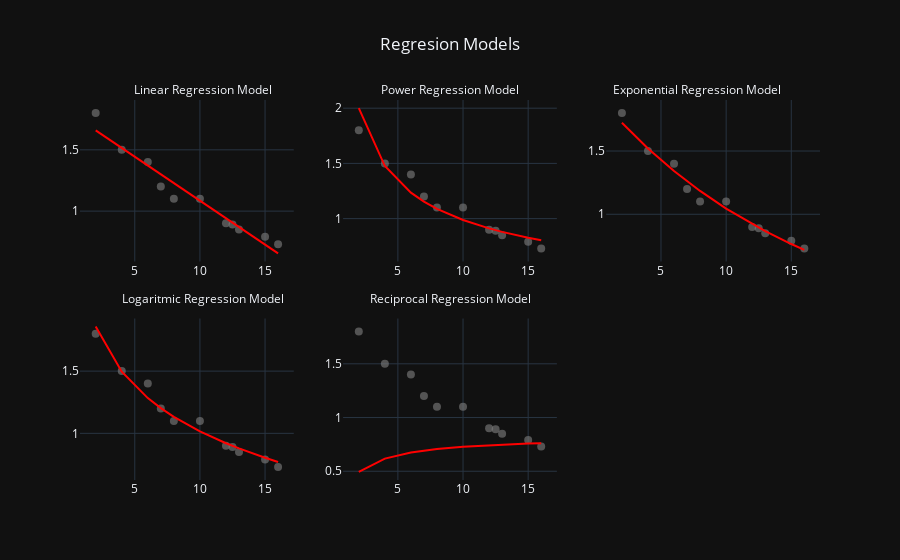

Source (notebook cell):
### Code cell
best_model[3]

### Figure 1 — Plotly figure (JSON) as saved in the notebook; plotly's stock layout.template omitted (floating-point values rounded to 4 significant figures)
{"data": [{"hovertemplate": "x: %{x}<br>y: %{y}", "legendgroup": "", "marker": {"color": "gray", "coloraxis": "coloraxis", "opacity": 0.6, "size": 8, "symbol": "circle"}, "mode": "markers", "name": "", "orientation": "v", "showlegend": false, "type": "scatter", "x": [2, 4, 6, 7, 8, 10, 12, 12.5, 13, 15, 16], "xaxis": "x", "y": [1.8, 1.5, 1.4, 1.2, 1.1, 1.1, 0.9, 0.89, 0.85, 0.79, 0.73], "yaxis": "y"}, {"hovertemplate": "x: %{x}<br>y: %{y}", "line": {"color": "red"}, "marker": {"color": "gray", "opacity": 0.6, "size": 8}, "mode": "lines", "name": "Estimated Y", "type": "scatter", "x": [2, 4, 6, 7, 8, 10, 12, 12.5, 13, 15, 16], "xaxis": "x", "y": [1.659, 1.516, 1.372, 1.3, 1.229, 1.085, 0.9417, 0.9058, 0.87, 0.7265, 0.6548], "yaxis": "y"}, {"hovertemplate": "x: %{x}<br>y: %{y}", "legendgroup": "", "marker": {"color": "gray", "coloraxis": "coloraxis", "opacity": 0.6, "size": 8, "symbol": "circle"}, "mode": "markers", "name": "", "orientation": "v", "showlegend": false, "type": "scatter", "x": [2, 4, 6, 7, 8, 10, 12, 12.5, 13, 15, 16], "xaxis": "x2", "y": [1.8, 1.5, 1.4, 1.2, 1.1, 1.1, 0.9, 0.89, 0.85, 0.79, 0.73], "yaxis": "y2"}, {"hovertemplate": "x: %{x}<br>y: %{y}", "line": {"color": "red"}, "marker": {"color": "gray", "opacity": 0.6, "size": 8}, "mode": "lines", "name": "Estimated Y", "type": "scatter", "x": [2, 4, 6, 7, 8, 10, 12, 12.5, 13, 15, 16], "xaxis": "x2", "y": [2.001, 1.476, 1.235, 1.154, 1.089, 0.9871, 0.9112, 0.895, 0.8797, 0.8262, 0.8031], "yaxis": "y2"}, {"hovertemplate": "x: %{x}<br>y: %{y}", "legendgroup": "", "marker": {"color": "gray", "coloraxis": "coloraxis", "opacity": 0.6, "size": 8, "symbol": "circle"}, "mode": "markers", "name": "", "orientation": "v", "showlegend": false, "type": "scatter", "x": [2, 4, 6, 7, 8, 10, 12, 12.5, 13, 15, 16], "xaxis": "x3", "y": [1.8, 1.5, 1.4, 1.2, 1.1, 1.1, 0.9, 0.89, 0.85, 0.79, 0.73], "yaxis": "y3"}, {"hovertemplate": "x: %{x}<br>y: %{y}", "line": {"color": "red"}, "marker": {"color": "gray", "opacity": 0.6, "size": 8}, "mode": "lines", "name": "Estimated Y", "type": "scatter", "x": [2, 4, 6, 7, 8, 10, 12, 12.5, 13, 15, 16], "xaxis": "x3", "y": [1.723, 1.521, 1.342, 1.261, 1.184, 1.045, 0.9224, 0.8941, 0.8666, 0.7647, 0.7184], "yaxis": "y3"}, {"hovertemplate": "x: %{x}<br>y: %{y}", "legendgroup": "", "marker": {"color": "gray", "coloraxis": "coloraxis", "opacity": 0.6, "size": 8, "symbol": "circle"}, "mode": "markers", "name": "", "orientation": "v", "showlegend": false, "type": "scatter", "x": [2, 4, 6, 7, 8, 10, 12, 12.5, 13, 15, 16], "xaxis": "x4", "y": [1.8, 1.5, 1.4, 1.2, 1.1, 1.1, 0.9, 0.89, 0.85, 0.79, 0.73], "yaxis": "y4"}, {"hovertemplate": "x: %{x}<br>y: %{y}", "line": {"color": "red"}, "marker": {"color": "gray", "opacity": 0.6, "size": 8}, "mode": "lines", "name": "Estimated Y", "type": "scatter", "x": [2, 4, 6, 7, 8, 10, 12, 12.5, 13, 15, 16], "xaxis": "x4", "y": [1.858, 1.495, 1.283, 1.203, 1.133, 1.016, 0.9205, 0.8992, 0.8787, 0.8038, 0.77], "yaxis": "y4"}, {"hovertemplate": "x: %{x}<br>y: %{y}", "legendgroup": "", "marker": {"color": "gray", "coloraxis": "coloraxis", "opacity": 0.6, "size": 8, "symbol": "circle"}, "mode": "markers", "name": "", "orientation": "v", "showlegend": false, "type": "scatter", "x": [2, 4, 6, 7, 8, 10, 12, 12.5, 13, 15, 16], "xaxis": "x5", "y": [1.8, 1.5, 1.4, 1.2, 1.1, 1.1, 0.9, 0.89, 0.85, 0.79, 0.73], "yaxis": "y5"}, {"hovertemplate": "x: %{x}<br>y: %{y}", "line": {"color": "red"}, "marker": {"color": "gray", "opacity": 0.6, "size": 8}, "mode": "lines", "name": "Estimated Y", "type": "scatter", "x": [2, 4, 6, 7, 8, 10, 12, 12.5, 13, 15, 16], "xaxis": "x5", "y": [0.4937, 0.6178, 0.6744, 0.6925, 0.7067, 0.7276, 0.7423, 0.7453, 0.7481, 0.7575, 0.7614], "yaxis": "y5"}], "layout": {"annotations": [{"showarrow": false, "text": "Linear Regression Model", "x": 0.1667, "xanchor": "center", "xref": "paper", "y": 1, "yanchor": "bottom", "yref": "paper"}, {"showarrow": false, "text": "Power Regression Model", "x": 0.5, "xanchor": "center", "xref": "paper", "y": 1, "yanchor": "bottom", "yref": "paper"}, {"showarrow": false, "text": "Exponential Regression Model", "x": 0.8333, "xanchor": "center", "xref": "paper", "y": 1, "yanchor": "bottom", "yref": "paper"}, {"showarrow": false, "text": "Logaritmic Regression Model", "x": 0.1667, "xanchor": "center", "xref": "paper", "y": 0.45, "yanchor": "bottom", "yref": "paper"}, {"showarrow": false, "text": "Reciprocal Regression Model", "x": 0.5, "xanchor": "center", "xref": "paper", "y": 0.45, "yanchor": "bottom", "yref": "paper"}], "showlegend": false, "title": {"text": "Regresion Models", "x": 0.5}, "xaxis": {"anchor": "y", "domain": [0, 0.2889]}, "xaxis2": {"anchor": "y2", "domain": [0.3556, 0.6444]}, "xaxis3": {"anchor": "y3", "domain": [0.7111, 1]}, "xaxis4": {"anchor": "y4", "domain": [0, 0.2889]}, "xaxis5": {"anchor": "y5", "domain": [0.3556, 0.6444]}, "xaxis6": {"anchor": "y6", "domain": [0.7111, 1]}, "yaxis": {"anchor": "x", "domain": [0.575, 1]}, "yaxis2": {"anchor": "x2", "domain": [0.575, 1]}, "yaxis3": {"anchor": "x3", "domain": [0.575, 1]}, "yaxis4": {"anchor": "x4", "domain": [0, 0.425]}, "yaxis5": {"anchor": "x5", "domain": [0, 0.425]}, "yaxis6": {"anchor": "x6", "domain": [0, 0.425]}}}
